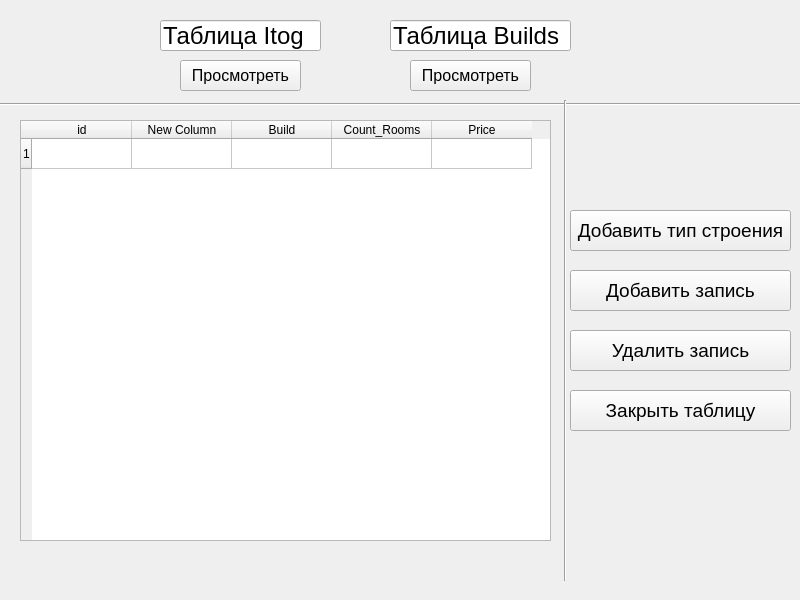
<?xml version="1.0" encoding="UTF-8"?>
<ui version="4.0">
 <class>MainWindow</class>
 <widget class="QMainWindow" name="MainWindow">
  <property name="geometry">
   <rect>
    <x>0</x>
    <y>0</y>
    <width>800</width>
    <height>600</height>
   </rect>
  </property>
  <property name="windowTitle">
   <string>MainWindow</string>
  </property>
  <widget class="QWidget" name="centralwidget">
   <widget class="QLineEdit" name="lineEdit">
    <property name="geometry">
     <rect>
      <x>160</x>
      <y>20</y>
      <width>161</width>
      <height>31</height>
     </rect>
    </property>
    <property name="font">
     <font>
      <pointsize>18</pointsize>
     </font>
    </property>
    <property name="text">
     <string>Таблица Itog</string>
    </property>
    <property name="cursorPosition">
     <number>12</number>
    </property>
   </widget>
   <widget class="QLineEdit" name="lineEdit_2">
    <property name="geometry">
     <rect>
      <x>390</x>
      <y>20</y>
      <width>181</width>
      <height>31</height>
     </rect>
    </property>
    <property name="font">
     <font>
      <pointsize>18</pointsize>
     </font>
    </property>
    <property name="text">
     <string>Таблица Builds</string>
    </property>
   </widget>
   <widget class="QPushButton" name="pushButton">
    <property name="geometry">
     <rect>
      <x>180</x>
      <y>60</y>
      <width>121</width>
      <height>31</height>
     </rect>
    </property>
    <property name="font">
     <font>
      <pointsize>12</pointsize>
     </font>
    </property>
    <property name="text">
     <string>Просмотреть</string>
    </property>
   </widget>
   <widget class="QPushButton" name="pushButton_2">
    <property name="geometry">
     <rect>
      <x>410</x>
      <y>60</y>
      <width>121</width>
      <height>31</height>
     </rect>
    </property>
    <property name="font">
     <font>
      <pointsize>12</pointsize>
     </font>
    </property>
    <property name="text">
     <string>Просмотреть</string>
    </property>
   </widget>
   <widget class="QPushButton" name="pushButton_3">
    <property name="geometry">
     <rect>
      <x>570</x>
      <y>330</y>
      <width>221</width>
      <height>41</height>
     </rect>
    </property>
    <property name="font">
     <font>
      <pointsize>14</pointsize>
     </font>
    </property>
    <property name="text">
     <string>Удалить запись</string>
    </property>
   </widget>
   <widget class="QPushButton" name="pushButton_4">
    <property name="geometry">
     <rect>
      <x>570</x>
      <y>210</y>
      <width>221</width>
      <height>41</height>
     </rect>
    </property>
    <property name="font">
     <font>
      <pointsize>14</pointsize>
     </font>
    </property>
    <property name="text">
     <string>Добавить тип строения</string>
    </property>
   </widget>
   <widget class="QPushButton" name="pushButton_5">
    <property name="geometry">
     <rect>
      <x>570</x>
      <y>270</y>
      <width>221</width>
      <height>41</height>
     </rect>
    </property>
    <property name="font">
     <font>
      <pointsize>14</pointsize>
     </font>
    </property>
    <property name="text">
     <string>Добавить запись</string>
    </property>
   </widget>
   <widget class="Line" name="line">
    <property name="geometry">
     <rect>
      <x>0</x>
      <y>89</y>
      <width>811</width>
      <height>31</height>
     </rect>
    </property>
    <property name="orientation">
     <enum>Qt::Horizontal</enum>
    </property>
   </widget>
   <widget class="Line" name="line_2">
    <property name="geometry">
     <rect>
      <x>555</x>
      <y>100</y>
      <width>21</width>
      <height>481</height>
     </rect>
    </property>
    <property name="orientation">
     <enum>Qt::Vertical</enum>
    </property>
   </widget>
   <widget class="QWidget" name="horizontalLayoutWidget">
    <property name="geometry">
     <rect>
      <x>20</x>
      <y>120</y>
      <width>531</width>
      <height>421</height>
     </rect>
    </property>
    <layout class="QHBoxLayout" name="horizontalLayout">
     <item>
      <widget class="QTableWidget" name="tableWidget">
       <row>
        <property name="text">
         <string>1</string>
        </property>
       </row>
       <column>
        <property name="text">
         <string>id</string>
        </property>
       </column>
       <column>
        <property name="text">
         <string>New Column</string>
        </property>
       </column>
       <column>
        <property name="text">
         <string>Build</string>
        </property>
       </column>
       <column>
        <property name="text">
         <string>Count_Rooms</string>
        </property>
       </column>
       <column>
        <property name="text">
         <string>Price</string>
        </property>
       </column>
      </widget>
     </item>
    </layout>
   </widget>
   <widget class="QPushButton" name="pushButton_6">
    <property name="geometry">
     <rect>
      <x>570</x>
      <y>390</y>
      <width>221</width>
      <height>41</height>
     </rect>
    </property>
    <property name="font">
     <font>
      <pointsize>14</pointsize>
     </font>
    </property>
    <property name="text">
     <string>Закрыть таблицу</string>
    </property>
   </widget>
  </widget>
  <widget class="QMenuBar" name="menubar">
   <property name="geometry">
    <rect>
     <x>0</x>
     <y>0</y>
     <width>800</width>
     <height>21</height>
    </rect>
   </property>
  </widget>
 </widget>
 <resources/>
 <connections/>
</ui>
